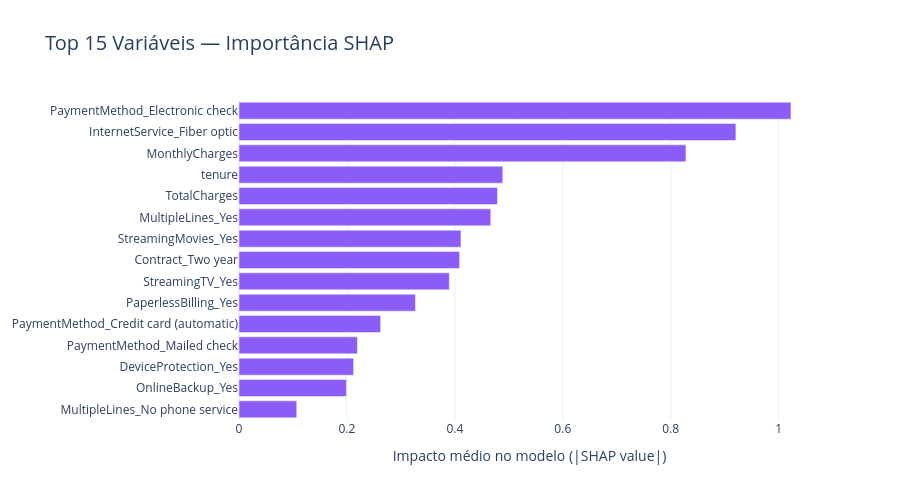

Here is the notebook cell this chart was saved with:
### Markdown cell above
### Etapa 7: Explicabilidade com SHAP
SHAP (SHapley Additive exPlanations) explica a contribuição de cada variável 
na previsão do modelo. Em vez de apenas dizer "esse cliente vai cancelar", 
o SHAP diz "esse cliente vai cancelar PORQUE tem contrato mensal, 
paga por electronic check e tem pouco tempo como cliente".
Isso é essencial no mundo corporativo — gestores precisam entender o porquê.

### Code cell
import shap

# Usar o modelo otimizado
explainer = shap.TreeExplainer(best_model)
shap_values = explainer.shap_values(X_test_scaled)

# Importância média de cada feature
shap_importance = pd.DataFrame({
    'feature': X.columns,
    'importance': np.abs(shap_values).mean(axis=0)
}).sort_values('importance', ascending=False).head(15)

fig = go.Figure()

fig.add_trace(
    go.Bar(
        x=shap_importance['importance'].values[::-1],
        y=shap_importance['feature'].values[::-1],
        orientation='h',
        marker_color='#8B5CF6'
    )
)

fig.update_layout(
    title=dict(text='Top 15 Variáveis — Importância SHAP', font=dict(size=20)),
    template='plotly_white',
    xaxis=dict(title='Impacto médio no modelo (|SHAP value|)'),
    height=500
)

fig.show()

### Figure 1 — Plotly figure (JSON) as saved in the notebook; plotly's stock layout.template omitted (floating-point values rounded to 4 significant figures)
{"data": [{"marker": {"color": "#8B5CF6"}, "orientation": "h", "type": "bar", "x": [0.107, 0.1991, 0.2124, 0.2194, 0.2624, 0.327, 0.3897, 0.4087, 0.4112, 0.4665, 0.479, 0.4888, 0.8281, 0.9206, 1.023], "y": ["MultipleLines_No phone service", "OnlineBackup_Yes", "DeviceProtection_Yes", "PaymentMethod_Mailed check", "PaymentMethod_Credit card (automatic)", "PaperlessBilling_Yes", "StreamingTV_Yes", "Contract_Two year", "StreamingMovies_Yes", "MultipleLines_Yes", "TotalCharges", "tenure", "MonthlyCharges", "InternetService_Fiber optic", "PaymentMethod_Electronic check"]}], "layout": {"height": 500, "title": {"font": {"size": 20}, "text": "Top 15 Variáveis — Importância SHAP"}, "xaxis": {"title": {"text": "Impacto médio no modelo (|SHAP value|)"}}}}
